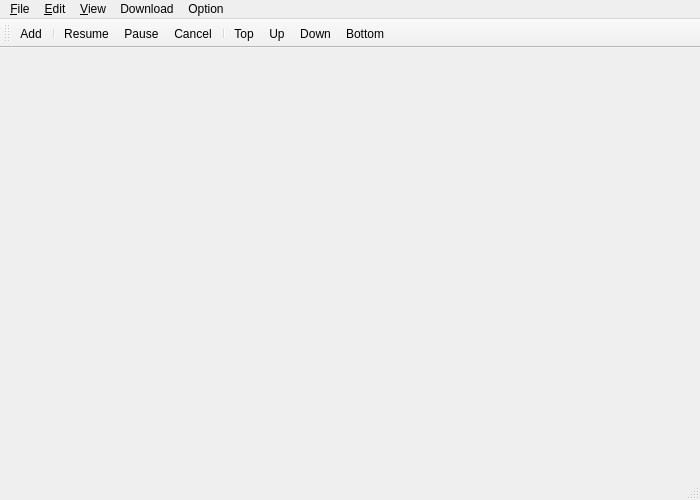
<?xml version="1.0" encoding="UTF-8"?>
<ui version="4.0">
 <class>MainWindow</class>
 <widget class="QMainWindow" name="MainWindow">
  <property name="geometry">
   <rect>
    <x>0</x>
    <y>0</y>
    <width>700</width>
    <height>500</height>
   </rect>
  </property>
  <property name="windowTitle">
   <string>MainWindow</string>
  </property>
  <widget class="QWidget" name="centralwidget">
   <layout class="QVBoxLayout" name="verticalLayout">
    <property name="leftMargin">
     <number>0</number>
    </property>
    <property name="topMargin">
     <number>0</number>
    </property>
    <property name="rightMargin">
     <number>0</number>
    </property>
    <property name="bottomMargin">
     <number>0</number>
    </property>
    <item>
     <widget class="QueueView" name="queueView" native="true"/>
    </item>
   </layout>
  </widget>
  <widget class="QMenuBar" name="menubar">
   <property name="geometry">
    <rect>
     <x>0</x>
     <y>0</y>
     <width>700</width>
     <height>22</height>
    </rect>
   </property>
   <widget class="QMenu" name="menuFile">
    <property name="title">
     <string>&amp;File</string>
    </property>
   </widget>
   <widget class="QMenu" name="menuOption">
    <property name="title">
     <string>Option</string>
    </property>
   </widget>
   <widget class="QMenu" name="menuView">
    <property name="title">
     <string>&amp;View</string>
    </property>
    <addaction name="actionRemoveCompleted"/>
    <addaction name="actionRemoveSelected"/>
    <addaction name="actionRemoveAll"/>
   </widget>
   <widget class="QMenu" name="menuDownload">
    <property name="title">
     <string>Download</string>
    </property>
    <addaction name="actionAdd"/>
    <addaction name="separator"/>
    <addaction name="actionResume"/>
    <addaction name="actionPause"/>
    <addaction name="actionCancel"/>
    <addaction name="separator"/>
    <addaction name="actionTop"/>
    <addaction name="actionUp"/>
    <addaction name="actionDown"/>
    <addaction name="actionBottom"/>
   </widget>
   <widget class="QMenu" name="menuEdit">
    <property name="title">
     <string>&amp;Edit</string>
    </property>
    <addaction name="actionSelectAll"/>
    <addaction name="actionSelectNone"/>
    <addaction name="actionInvertSelection"/>
    <addaction name="actionSelectCompleted"/>
   </widget>
   <addaction name="menuFile"/>
   <addaction name="menuEdit"/>
   <addaction name="menuView"/>
   <addaction name="menuDownload"/>
   <addaction name="menuOption"/>
  </widget>
  <widget class="QToolBar" name="downloadBar">
   <property name="windowTitle">
    <string>View toolbar</string>
   </property>
   <attribute name="toolBarArea">
    <enum>TopToolBarArea</enum>
   </attribute>
   <attribute name="toolBarBreak">
    <bool>false</bool>
   </attribute>
   <addaction name="actionAdd"/>
   <addaction name="separator"/>
   <addaction name="actionResume"/>
   <addaction name="actionPause"/>
   <addaction name="actionCancel"/>
   <addaction name="separator"/>
   <addaction name="actionTop"/>
   <addaction name="actionUp"/>
   <addaction name="actionDown"/>
   <addaction name="actionBottom"/>
  </widget>
  <widget class="QStatusBar" name="statusbar"/>
  <action name="actionAdd">
   <property name="icon">
    <iconset>
     <normaloff>:/resources/icons/default/scalable/actions//add-batch.svg</normaloff>:/resources/icons/default/scalable/actions//add-batch.svg</iconset>
   </property>
   <property name="text">
    <string>Add...</string>
   </property>
   <property name="shortcut">
    <string>Ctrl+N</string>
   </property>
  </action>
  <action name="actionCancel">
   <property name="icon">
    <iconset resource="../../../src/resources.qrc">
     <normaloff>:/resources/icons/default/scalable/actions/play-stop.svg</normaloff>:/resources/icons/default/scalable/actions/play-stop.svg</iconset>
   </property>
   <property name="text">
    <string>Cancel</string>
   </property>
   <property name="shortcut">
    <string>Ctrl+C</string>
   </property>
  </action>
  <action name="actionPause">
   <property name="icon">
    <iconset resource="../../../src/resources.qrc">
     <normaloff>:/resources/icons/default/scalable/actions/play-pause.svg</normaloff>:/resources/icons/default/scalable/actions/play-pause.svg</iconset>
   </property>
   <property name="text">
    <string>Pause</string>
   </property>
   <property name="shortcut">
    <string>Ctrl+P</string>
   </property>
  </action>
  <action name="actionUp">
   <property name="icon">
    <iconset resource="../../../src/resources.qrc">
     <normaloff>:/resources/icons/default/scalable/actions/move-up.svg</normaloff>:/resources/icons/default/scalable/actions/move-up.svg</iconset>
   </property>
   <property name="text">
    <string>Up</string>
   </property>
   <property name="shortcut">
    <string>Alt+PgUp</string>
   </property>
  </action>
  <action name="actionTop">
   <property name="icon">
    <iconset resource="../../../src/resources.qrc">
     <normaloff>:/resources/icons/default/scalable/actions/move-top.svg</normaloff>:/resources/icons/default/scalable/actions/move-top.svg</iconset>
   </property>
   <property name="text">
    <string>Top</string>
   </property>
   <property name="shortcut">
    <string>Alt+Home</string>
   </property>
  </action>
  <action name="actionDown">
   <property name="icon">
    <iconset resource="../../../src/resources.qrc">
     <normaloff>:/resources/icons/default/scalable/actions/move-down.svg</normaloff>:/resources/icons/default/scalable/actions/move-down.svg</iconset>
   </property>
   <property name="text">
    <string>Down</string>
   </property>
   <property name="shortcut">
    <string>Alt+PgDown</string>
   </property>
  </action>
  <action name="actionBottom">
   <property name="icon">
    <iconset resource="../../../src/resources.qrc">
     <normaloff>:/resources/icons/default/scalable/actions/move-bottom.svg</normaloff>:/resources/icons/default/scalable/actions/move-bottom.svg</iconset>
   </property>
   <property name="text">
    <string>Bottom</string>
   </property>
   <property name="shortcut">
    <string>Alt+End</string>
   </property>
  </action>
  <action name="actionResume">
   <property name="icon">
    <iconset resource="../../../src/resources.qrc">
     <normaloff>:/resources/icons/default/scalable/actions/play-resume.svg</normaloff>:/resources/icons/default/scalable/actions/play-resume.svg</iconset>
   </property>
   <property name="text">
    <string>Resume</string>
   </property>
   <property name="shortcut">
    <string>Ctrl+R</string>
   </property>
  </action>
  <action name="actionSelectAll">
   <property name="icon">
    <iconset resource="../../../src/resources.qrc">
     <normaloff>:/resources/icons/default/scalable/actions/select-all.svg</normaloff>:/resources/icons/default/scalable/actions/select-all.svg</iconset>
   </property>
   <property name="text">
    <string>Select All</string>
   </property>
   <property name="shortcut">
    <string>Ctrl+A</string>
   </property>
  </action>
  <action name="actionInvertSelection">
   <property name="icon">
    <iconset resource="../../../src/resources.qrc">
     <normaloff>:/resources/icons/default/scalable/actions/select-invert.svg</normaloff>:/resources/icons/default/scalable/actions/select-invert.svg</iconset>
   </property>
   <property name="text">
    <string>Invert Selection</string>
   </property>
   <property name="shortcut">
    <string>Ctrl+I</string>
   </property>
  </action>
  <action name="actionRemoveCompleted">
   <property name="icon">
    <iconset resource="../../../src/resources.qrc">
     <normaloff>:/resources/icons/default/scalable/actions/remove-completed.svg</normaloff>:/resources/icons/default/scalable/actions/remove-completed.svg</iconset>
   </property>
   <property name="text">
    <string>Remove Completed</string>
   </property>
  </action>
  <action name="actionSelectNone">
   <property name="icon">
    <iconset resource="../../../src/resources.qrc">
     <normaloff>:/resources/icons/default/scalable/actions/select-none.svg</normaloff>:/resources/icons/default/scalable/actions/select-none.svg</iconset>
   </property>
   <property name="text">
    <string>Select None</string>
   </property>
   <property name="toolTip">
    <string>Select None</string>
   </property>
  </action>
  <action name="actionSelectCompleted">
   <property name="icon">
    <iconset resource="../../../src/resources.qrc">
     <normaloff>:/resources/icons/default/scalable/actions/select-completed.svg</normaloff>:/resources/icons/default/scalable/actions/select-completed.svg</iconset>
   </property>
   <property name="text">
    <string>Select Completed</string>
   </property>
  </action>
  <action name="actionRemoveAll">
   <property name="icon">
    <iconset resource="../../../src/resources.qrc">
     <normaloff>:/resources/icons/default/scalable/actions/remove-all.svg</normaloff>:/resources/icons/default/scalable/actions/remove-all.svg</iconset>
   </property>
   <property name="text">
    <string>Remove All</string>
   </property>
   <property name="shortcut">
    <string>Shift+Del</string>
   </property>
  </action>
  <action name="actionRemoveSelected">
   <property name="icon">
    <iconset resource="../../../src/resources.qrc">
     <normaloff>:/resources/icons/default/scalable/actions/remove-downloaded.svg</normaloff>:/resources/icons/default/scalable/actions/remove-downloaded.svg</iconset>
   </property>
   <property name="text">
    <string>Remove Selected</string>
   </property>
   <property name="shortcut">
    <string>Del</string>
   </property>
  </action>
 </widget>
 <customwidgets>
  <customwidget>
   <class>QueueView</class>
   <extends>QWidget</extends>
   <header>Widgets/QueueView</header>
   <container>1</container>
  </customwidget>
 </customwidgets>
 <resources>
  <include location="../../../src/resources.qrc"/>
  <include location="../../../src/resources.qrc"/>
  <include location="../../../src/resources.qrc"/>
  <include location="../../../src/resources.qrc"/>
 </resources>
 <connections/>
</ui>
